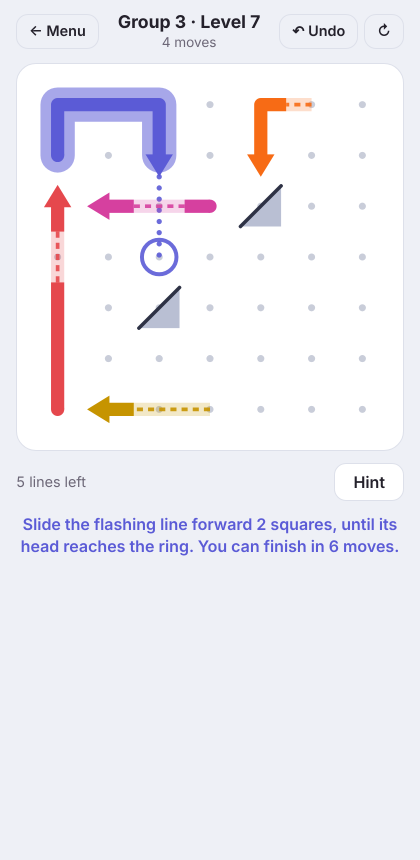
#> input picture hint-partial.png, 840 x 1720 px (shown at 1/2 size)
$ python -i picture-grid.py   (imports and definitions only)
#> lines starting #> are read from the running program, lines starting #| are printed output that depends on the picture
#!/usr/bin/env python3
"""
Turns a picture into a small grid of colours, for a picture level.

  python3 tools/picture-grid.py picture.png out.json [--size 40] [--colors "black=#000000,white=#f5f5f5,..."]
                                [--preview preview.png] [--background "#14365c"]

Each square of the grid takes the colour covering most of its part of the
picture (thin outlines and small details get extra weight so they survive
shrinking). Pixels of the picture's plain background that touch its border
become the "background" colour (the game's dark sea). Patches of fewer than
3 squares are merged into a neighbouring colour, since every eel needs at
least 3 squares.

The palette is given as name=#hex pairs: every pixel takes the nearest one.
Weights for small details: name=#hex*1.8 gives that colour 1.8x weight. A name
given more than once (red=#d83a33,red=#92201c) maps both shades to one colour.

With no --colors, the colours are picked from the picture (--auto 7: up to
7 colours), and its background is whatever colour runs round its edge.

The picture is trimmed to its subject and made square (--no-trim 1 keeps it
as it is). With picked colours, ones that would vanish into the game's
dark-blue sea are changed: blues become a bright colour the picture doesn't
use, and black or very dark colours are lifted (--no-recolour 1 keeps them).

Small separate marks outside the main picture (watermarks, signatures,
captions) are removed; --keep-marks 1 keeps them.

Output JSON: { size, palette: [{ name, hex }], grid: [[colour index per square]] }
(colour 0 is the background).
"""
import json
import sys
from collections import Counter, deque

from PIL import Image


def hex_rgb(h):
    h = h.lstrip('#')
    return tuple(int(h[i:i + 2], 16) for i in (0, 2, 4))


def border_colour(im):
    """The most common colour round the picture's edge (its background)."""
    W, H = im.size
    px = im.load()
    c = Counter()
    for x in range(W):
        for y in (0, H - 1):
            r, g, b = px[x, y][:3]
            c[(r >> 3, g >> 3, b >> 3)] += 1
    for y in range(H):
        for x in (0, W - 1):
            r, g, b = px[x, y][:3]
            c[(r >> 3, g >> 3, b >> 3)] += 1
    k = c.most_common(1)[0][0]
    return tuple((v << 3) + 4 for v in k)


def load_picture(src, trim=True):
    """The picture on white, trimmed to its subject (plus a small margin) and
    padded to a square with its background colour, so the subject fills the
    board and isn't stretched."""
#> called with src = '../hint-partial.png', trim = True
    im = Image.open(src).convert('RGBA')
    # Huge pictures (stock downloads can be 8000 px) only slow things down:
    # the grid is 40x40, so 1000 px is plenty.
    if max(im.size) > 1000:
        im.thumbnail((1000, 1000), Image.LANCZOS)
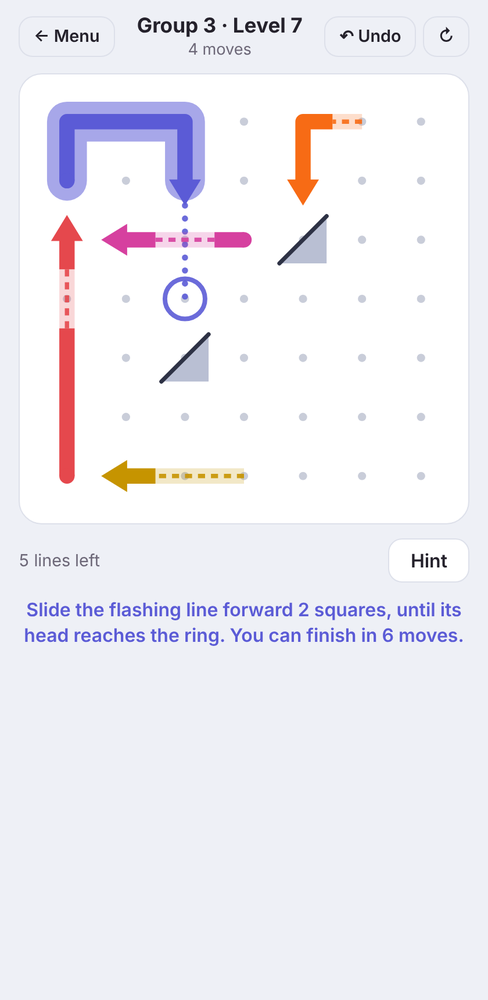
#> im: PIL image 488x1000 RGBA; mean R, G, B, A 238.9, 237.7, 244.1, 255
    flat = Image.new('RGBA', im.size, (255, 255, 255, 255))
#> flat: PIL image 488x1000 RGBA; every value is 255
    flat.alpha_composite(im)
    im = flat.convert('RGB')
#> im: PIL image 488x1000 RGB
    if not trim:
        return im
    bg = border_colour(im)
#> after the loop in border_colour, `for x in range(W):`: c = {(29, 30, 30): 976}
#> after the loop in border_colour, `for y in range(H):`: c = {(29, 30, 30): 2976}
#> in border_colour, `k = c.most_common(1)[0][0]`: k = (29, 30, 30)
#> bg = (236, 244, 244)
    W, H = im.size
#> W = 488; H = 1000
    px = im.load()
    far = lambda p: sum((a - b) ** 2 for a, b in zip(p, bg)) >= 40 ** 2
    xs, ys = [], []
    step = max(1, min(W, H) // 400)
#> step = 1
    for y in range(0, H, step):
        for x in range(0, W, step):
            if far(px[x, y]):
                xs.append(x); ys.append(y)
    if not xs:
        return im
    x0, x1, y0, y1 = min(xs), max(xs) + step, min(ys), max(ys) + step
#> x0 = 20; x1 = 463; y0 = 17; y1 = 646
    side = max(x1 - x0, y1 - y0)
#> side = 629
    side += max(2, side // 25) * 2  # margin
#> side = 679
    cx, cy = (x0 + x1) // 2, (y0 + y1) // 2
#> cx = 241; cy = 331
    out = Image.new('RGB', (side, side), bg)
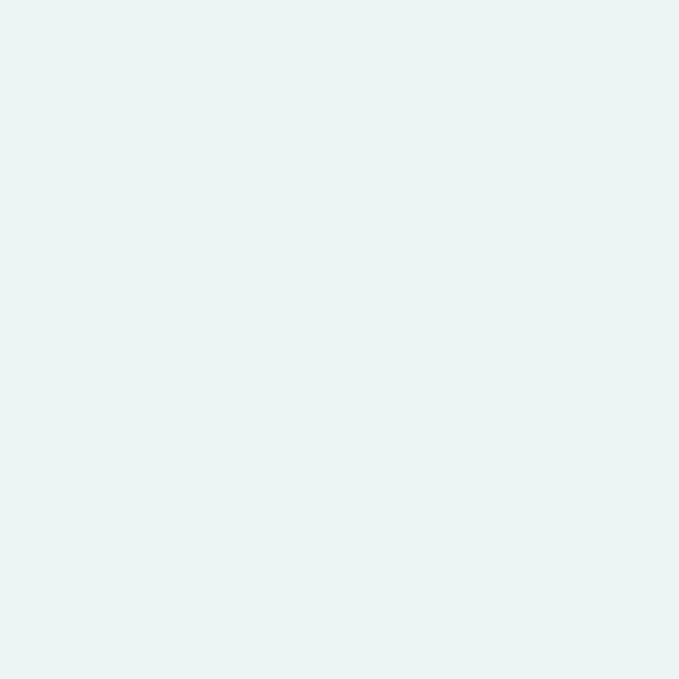
#> out: PIL image 679x679 RGB; mean R, G, B 236, 244, 244
    out.paste(im.crop((x0, y0, x1, y1)), ((side - (x1 - x0)) // 2, (side - (y1 - y0)) // 2))
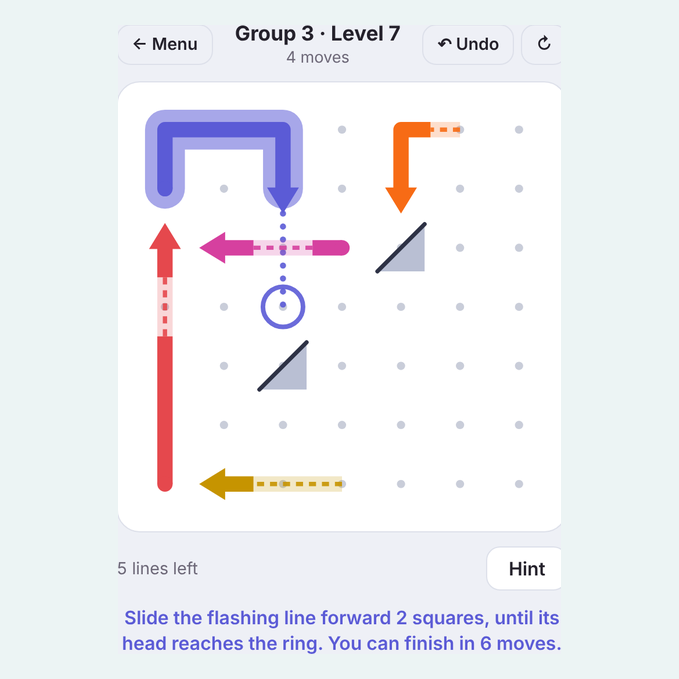
#> out: PIL image 679x679 RGB; mean R, G, B 238.1, 239.1, 243.2
    return out


SEA = (0x14, 0x36, 0x5c)  # the game's sea, behind every picture


# [6 lines left out: function lum, not called in this run]


def contrast(a, b):
    la, lb = lum(a), lum(b)
    return (max(la, lb) + 0.05) / (min(la, lb) + 0.05)


# [376 lines left out: functions recolour, auto_palette, main, not called in this run]


# [2 lines not run here, left out]

>>> result = load_picture('../hint-partial.png')
